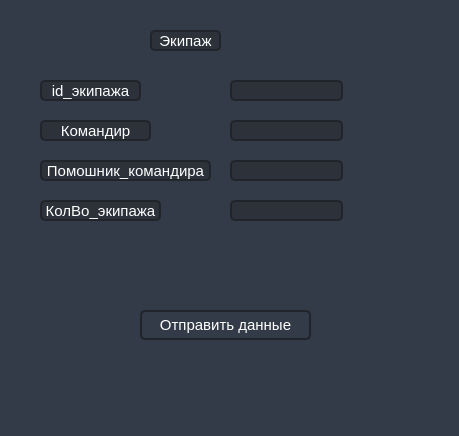
<?xml version="1.0" encoding="UTF-8"?>
<ui version="4.0">
 <class>Edit_team</class>
 <widget class="QDialog" name="Edit_team">
  <property name="geometry">
   <rect>
    <x>0</x>
    <y>0</y>
    <width>459</width>
    <height>436</height>
   </rect>
  </property>
  <property name="windowTitle">
   <string>Edit Info</string>
  </property>
  <property name="styleSheet">
   <string notr="true">background-color: rgb(52, 59, 72);</string>
  </property>
  <widget class="QWidget" name="widget" native="true">
   <property name="geometry">
    <rect>
     <x>30</x>
     <y>30</y>
     <width>401</width>
     <height>381</height>
    </rect>
   </property>
   <property name="styleSheet">
    <string notr="true">QLineEdit {
	background-color: rgb(44, 49, 58);
	border-radius: 5px;
	border: 2px solid rgb(33, 37, 43);
	padding-left: 10px;
	selection-color: rgb(255, 255, 255);
	selection-background-color: rgb(255, 121, 198);
	color: white;
}
QLineEdit:hover {
	border: 2px solid rgb(64, 71, 88);
}
QLineEdit:focus {
	border: 2px solid rgb(91, 101, 124);
}
QLabel{
	background-color: rgb(44, 49, 58);
	color: white; 
	font-size: 15px; 
	border-radius: 5px;
	border: 2px solid rgb(33, 37, 43);
	text-align: center;
}
QPushButton{
	background-color:  rgb(52, 59, 72);
	color: white; 
	font-size: 15px; 
	border-radius: 5px;
	border: 2px solid rgb(33, 37, 43);
	text-align: center;
}
QPushButton:hover{
	background-color: rgb(40, 44, 52);
	border-color: rgb(40, 44, 52);
}
QPushButton:pressed {	
	background-color: rgb(189, 147, 249);
	border-color: rgb(189, 147, 249);
	color: rgb(255, 255, 255);
}</string>
   </property>
   <widget class="QLabel" name="Title_Label_Pilot">
    <property name="geometry">
     <rect>
      <x>120</x>
      <y>0</y>
      <width>71</width>
      <height>21</height>
     </rect>
    </property>
    <property name="text">
     <string>Экипаж</string>
    </property>
    <property name="alignment">
     <set>Qt::AlignCenter</set>
    </property>
   </widget>
   <widget class="QLabel" name="id_pilot_label">
    <property name="geometry">
     <rect>
      <x>10</x>
      <y>50</y>
      <width>101</width>
      <height>21</height>
     </rect>
    </property>
    <property name="text">
     <string>id_экипажа</string>
    </property>
    <property name="alignment">
     <set>Qt::AlignCenter</set>
    </property>
   </widget>
   <widget class="QLabel" name="comandir_label">
    <property name="geometry">
     <rect>
      <x>10</x>
      <y>90</y>
      <width>111</width>
      <height>21</height>
     </rect>
    </property>
    <property name="text">
     <string>Командир</string>
    </property>
    <property name="alignment">
     <set>Qt::AlignCenter</set>
    </property>
   </widget>
   <widget class="QLabel" name="help_commandir_label">
    <property name="geometry">
     <rect>
      <x>10</x>
      <y>130</y>
      <width>171</width>
      <height>21</height>
     </rect>
    </property>
    <property name="text">
     <string>Помошник_командира</string>
    </property>
    <property name="alignment">
     <set>Qt::AlignCenter</set>
    </property>
   </widget>
   <widget class="QLabel" name="count_team_label">
    <property name="geometry">
     <rect>
      <x>10</x>
      <y>170</y>
      <width>121</width>
      <height>21</height>
     </rect>
    </property>
    <property name="text">
     <string>КолВо_экипажа</string>
    </property>
    <property name="alignment">
     <set>Qt::AlignCenter</set>
    </property>
   </widget>
   <widget class="QLineEdit" name="lineEdit_id_pilot_0">
    <property name="geometry">
     <rect>
      <x>200</x>
      <y>50</y>
      <width>113</width>
      <height>21</height>
     </rect>
    </property>
   </widget>
   <widget class="QLineEdit" name="lineEdit_count_team_3">
    <property name="geometry">
     <rect>
      <x>200</x>
      <y>170</y>
      <width>113</width>
      <height>21</height>
     </rect>
    </property>
   </widget>
   <widget class="QLineEdit" name="lineEdit_help_commandir_2">
    <property name="geometry">
     <rect>
      <x>200</x>
      <y>130</y>
      <width>113</width>
      <height>21</height>
     </rect>
    </property>
   </widget>
   <widget class="QLineEdit" name="lineEdit_comandir_1">
    <property name="geometry">
     <rect>
      <x>200</x>
      <y>90</y>
      <width>113</width>
      <height>21</height>
     </rect>
    </property>
   </widget>
   <widget class="QPushButton" name="send_edit_team">
    <property name="geometry">
     <rect>
      <x>110</x>
      <y>280</y>
      <width>171</width>
      <height>30</height>
     </rect>
    </property>
    <property name="minimumSize">
     <size>
      <width>0</width>
      <height>30</height>
     </size>
    </property>
    <property name="styleSheet">
     <string notr="true">background-image: url();</string>
    </property>
    <property name="text">
     <string>Отправить данные</string>
    </property>
   </widget>
  </widget>
 </widget>
 <resources/>
 <connections/>
</ui>
